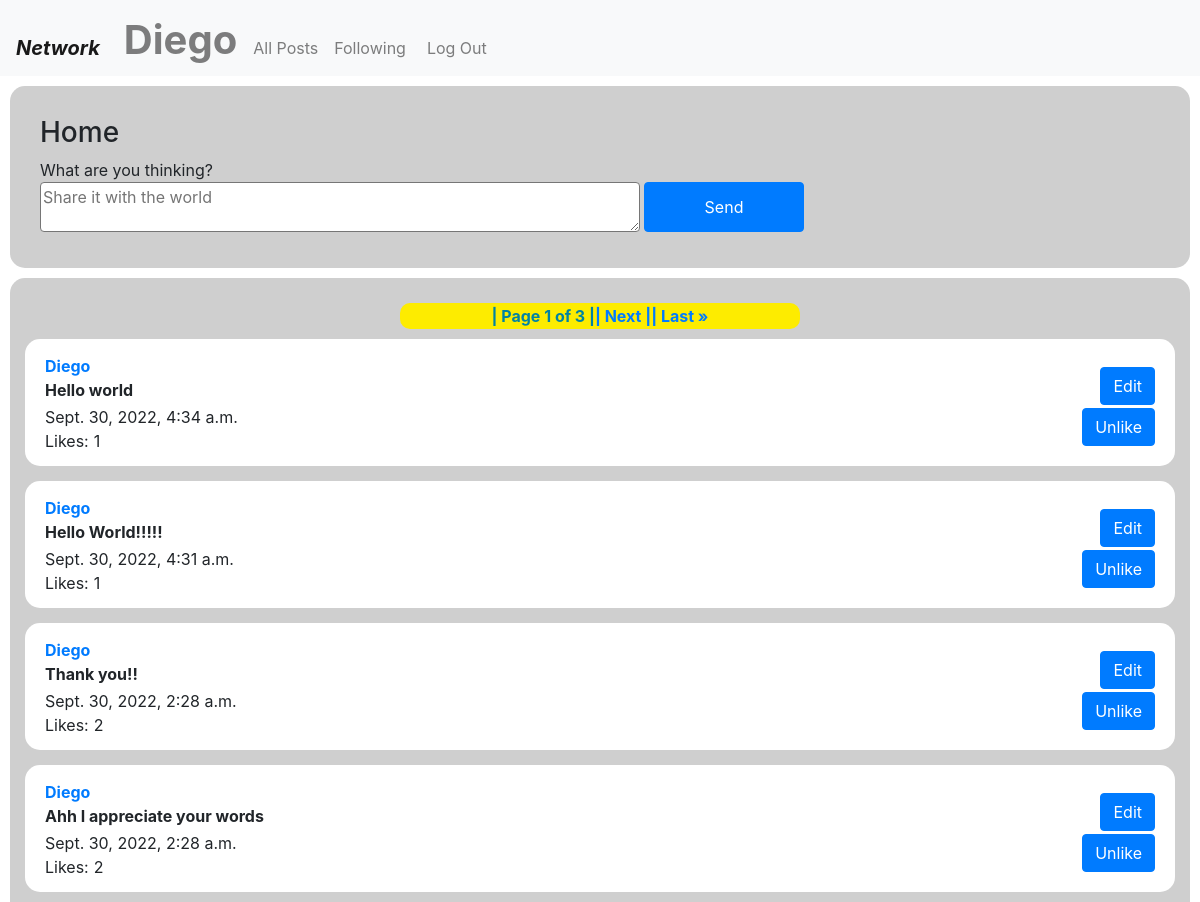
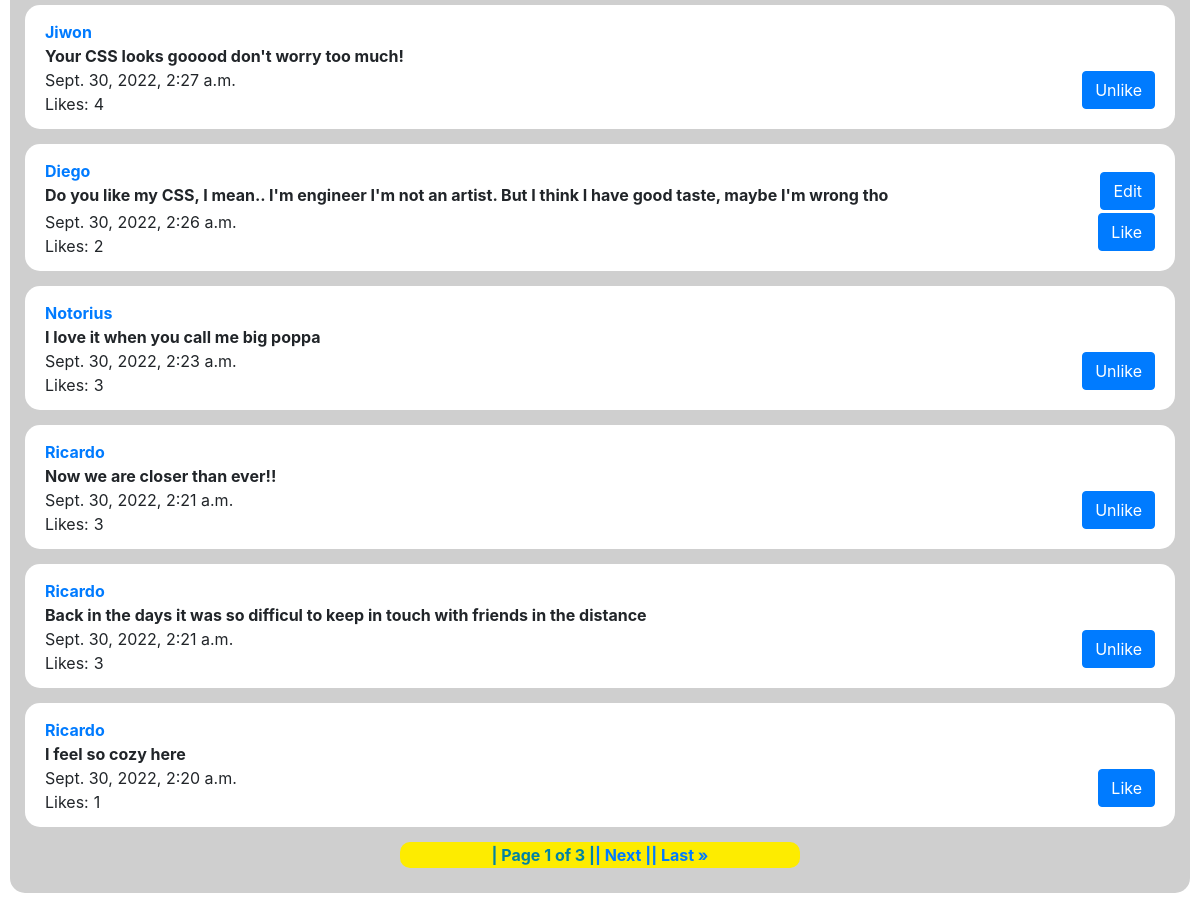
The app's page /home (signed in) with its own data (2 pictures, top to bottom).
### network/models.py (models this page shows)
class User(AbstractUser):
    pass

class Post(models.Model): # New Post: post1 = Post(poster=????, text="qwer")
    poster = models.ForeignKey(User, on_delete=models.CASCADE, related_name="posts")
    text = models.CharField(max_length=140)
    likecount = models.IntegerField(blank=True, null=True)
    time = models.DateTimeField(auto_now_add=True)
    def __str__(self):
        return f"{self.text}"

### network/views.py (the view, shortened to what this page needs)
# urls.py: 2. Add a URL to urlpatterns:  path('', views.home, name='home')
def home(request): # Shows home
    p = Paginator(Post.objects.all().order_by("-time"), 10)
    page = request.GET.get('page')
    posts = p.get_page(page)
    likeslist = []
    if request.user.is_authenticated:
        user = User.objects.get(username = request.user.username)
        likes = Like.objects.filter(user = user)
        for like in likes:
            likeslist.append(like.post.id)
    return render(request, "network/home.html", {
        "newpost": NewPost(),
        "editpost":EditPost(),
        "posts":posts,
        "likeslist": likeslist
    })

### network/views.py
class NewPost(forms.Form):
    text = forms.CharField(max_length=140, label="Text", widget=forms.Textarea(attrs={"placeholder": "Share it with the world"}))

class EditPost(forms.Form):
    text = forms.CharField(max_length=140, label="Text", widget=forms.Textarea(attrs={"placeholder": "What did you want to say?"}))

### network/templates/network/home.html (shortened to what this page needs)
{% extends "network/layout.html" %}
    {% block body %}
    <div class="all-posts">
        <div>
            <h3>
                Home
            </h3>
        </div>
        {% if user.is_authenticated %}
        <div id="newpost">
            What are you thinking?
            <form id="new-post" action="{% url 'home' %}" method="post">
                <div id="new-text">
                    {{ newpost.text }}
                </div>
                <input type="submit" name="submit" class="btn btn-primary" value="Send"/>
            </form>
        </div>
        {% endif %}
    </div>
    {% endblock %}

### network/templates/network/layout.html (shortened to what this page needs)
{% load static %}
<!DOCTYPE html>
<html lang="en">
    <head>
        <link rel="stylesheet" href="https://stackpath.bootstrapcdn.com/bootstrap/4.4.1/css/bootstrap.min.css">
        <link href="{% static 'network/styles.css' %}" rel="stylesheet">
    </head>
    <body>
        <nav class="navbar navbar-expand-lg navbar-light bg-light">
            <a class="navbar-brand" href="{% url 'home' %}"><strong><i>Network</i></strong></a>
            <div>
              <ul class="navbar-nav mr-auto">
                {% if user.is_authenticated %}
                    <li id="profile" class="nav-item">
                        <a class="nav-link" href="/profile/{{ request.user.username }}"><h1><strong>{{ request.user.username }}</strong></h1></a>
                    </li>
                {% endif %}
                <li id="all-posts" class="nav-item">
                  <a class="nav-link" href="{% url 'home' %}">All Posts</a>
                </li>
                {% if user.is_authenticated %}
                    <li id="following" class="nav-item">
                        <a class="nav-link" href="{% url 'following' %}">Following</a>
                    </li>
                    <li class="nav-item">
                        <a class="nav-link" href="{% url 'logout' %}">Log Out</a>
                    </li>
                {% endif %}
                </ul>
            </div>
        </nav>
        <div class="body">
            {% block body %}
            {% endblock %}
        </div>
        <div id="poststrain">
            <div class="paginator">
            <strong>| Page {{ posts.number }} of {{ posts.paginator.num_pages }} |</strong>
            {% if posts.has_next %}
            <a href="?page={{ posts.next_page_number }}"> <strong>| Next |</strong> </a>
            <a href="?page={{ posts.pagination.num_pages }}"><strong>| Last &raquo</strong></a>
            {% endif %}
            </div>
                {% for post in posts %}
                <div id="postbox">
                    <div>
                        <a href="/profile/{{ post.poster }}"><strong>{{ post.poster }} </strong></a>
                    </div>
                    <div id="hiddenselector" class="div-{{ post.id }}">
                        <div id="post-{{ post.id }}" class="testboxedit">
                            <div id="text-{{ post.id }}" class="testtoedit">
                               {{ post.text }}
                            </div>
                            {% if post.poster.username == request.user.username %}
                                <div id="editbuttn">
                                    <button onclick="editclick('{{ post.id }}')" type="submit" class="btn btn-primary" value="Edit"/>
                                    Edit
                                </div>
                            {% endif %}
                        </div>
                    </div>
                    <div>
                        {{ post.time }}
                    </div>
                    <div class="allikes" id="like-{{post.id}}">
                        <div id="likesdisplay">
                            <div id="likescolon">
                                Likes:
                            </div>
                            <div class="thenumberoflikes" id="like-{{post.id}}-count">
                                {{ post.likecount }}
                            </div>
                        </div>
                        <div class="nothidden" id="{{post.id}}-like">
                            {% if post.id in likeslist %}
                                <button onclick="unlike('{{ post.id }}')" type="submit" class="btn btn-primary" value="Unlike"/>Unlike
                            {% else %}
                                <button onclick="like('{{ post.id }}')" type="submit" class="btn btn-primary" value="Like"/>Like
                            {% endif %}
                        </div>
                    </div>
                </div>
                {% endfor %}
                <div class="paginator">
            <strong>| Page {{ posts.number }} of {{ posts.paginator.num_pages }} |</strong>
            {% if posts.has_next %}
            <a href="?page={{ posts.next_page_number }}"> <strong>| Next |</strong> </a>
            <a href="?page={{ posts.pagination.num_pages }}"><strong>| Last &raquo</strong></a>
            {% endif %}
                </div>
    </body>
</html>

### network/static/network/styles.css (style rules this page uses)
.navbar-brand { margin-top: auto; margin-bottom: 0; }
#profile { margin-bottom: -12px; }
.nav-item { margin-top: auto; margin-bottom: 0; }
#following { display: block; margin-right: 5px; }
.all-posts { background-color: rgb(207, 207, 207); padding: 30px; margin: 10px; border-radius: 15px; }
#new-post { display: flex; }
#new-text { display: block; }
#new-text textarea { width: 600px; height: 50px; margin-right: 4px; border-radius: 4px; }
#new-post input { width: 160px; display: block; height: 50px; }
#poststrain { background-color: rgb(207, 207, 207); padding: 15px; margin: 10px; border-radius: 15px; }
#postbox { background-color: rgb(255, 255, 255); padding-top: 15px; padding-left: 20px; padding-right: 20px; margin-bottom: 15px; border-radius: 15px; padding-bottom: 20px; }
.paginator { background-color: rgb(253, 236, 0); color: rgb(0, 131, 163); width: 400px; display: flex; justify-content: center; margin-left: auto; margin-right: auto; margin-top: 10px; margin-bottom: 10px; border-radius: 10px; padding-top: 1px; padding-bottom: 1px; }
#editbuttn button { display: block; margin-left: auto; margin-right: 0; margin-top: -35px; }
.nothidden button { display: block; margin-left: auto; margin-right: 0; margin-top: -45px; }
#likesdisplay { display: flex; }
#likescolon { display: block; margin-right: 5px; }
.thenumberoflikes { display: block; }
.testtoedit { font-weight: bold; }

### records on screen
User: user.username "Diego"
Post: poster "Diego", text "Hello world", time "Sept. 30, 2022, 4:34 a.m.", likecount "1"
Post: poster "Diego", text "Hello World!!!!!", time "Sept. 30, 2022, 4:31 a.m.", likecount "1"
Post: poster "Diego", text "Thank you!!", time "Sept. 30, 2022, 2:28 a.m.", likecount "2"
Post: poster "Diego", text "Ahh I appreciate your words", time "Sept. 30, 2022, 2:28 a.m.", likecount "2"
Post: poster "Jiwon", text "Your CSS looks gooood don't worry too much!", time "Sept. 30, 2022, 2:27 a.m.", likecount "4"
Post: poster "Diego", text "Do you like my CSS, I mean.. I'm engineer I'm not an artist. But I think I have good taste, maybe I'm wrong tho", time "Sept. 30, 2022, 2:26 a.m.", likecount "2"
Post: poster "Notorius", text "I love it when you call me big poppa", time "Sept. 30, 2022, 2:23 a.m.", likecount "3"
Post: poster "Ricardo", text "Now we are closer than ever!!", time "Sept. 30, 2022, 2:21 a.m.", likecount "3"
Post: poster "Ricardo", text "Back in the days it was so difficul to keep in touch with friends in the distance", time "Sept. 30, 2022, 2:21 a.m.", likecount "3"
Post: poster "Ricardo", text "I feel so cozy here", time "Sept. 30, 2022, 2:20 a.m.", likecount "1"

### other values on screen
{{ posts.number }} "1"
{{ posts.paginator.num_pages }} "3"
